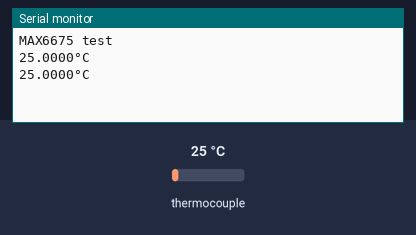
A sketch run on a simulated Arduino Uno, built with avr-gcc and run on an emulated ATmega328P. Parts: the last lines printed to the serial monitor. Inputs (shaded band) come from the test bench; at power-on: thermocouple 25 °C.

Above: at 1.7 s.
1.8 s: thermocouple set to 6 °C
At 3.1 s:
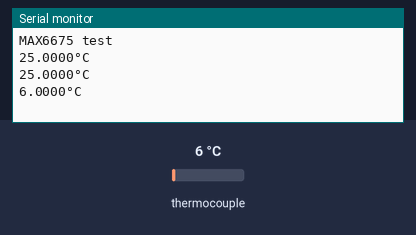
3.3 s: thermocouple set to 75 °C
At 4.1 s:
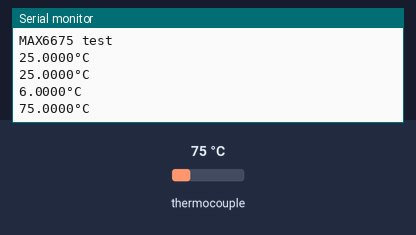
Timing chart, 0 to 6.3 s (numbered marks = the images above; inputs shaded):
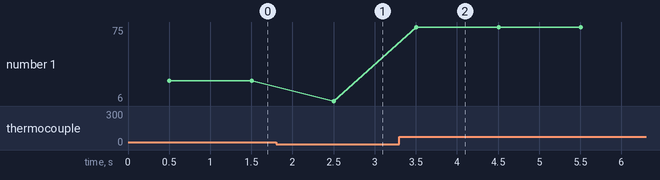

Measured:
- after the input at 1.8 s, the serial monitor: prints a new line after 0.70 s (image 1)
- after the input at 3.3 s, the serial monitor: prints a new line after 0.21 s (image 2)
- plotted number 1: 25 → 6 after the input at 1.8 s, 6 → 75 after the input at 3.3 s

The sketch:

max6675KtypeB.ino
```cpp
// this example is public domain. enjoy!
// www.ladyada.net/learn/sensors/thermocouple

/* **************************************************************************
 *  Circuit:
 *    Arduino Uno   Arduino Mega  -->
 *    CS0: pin  9   CS0: pin  9   -->  CS, CH0
 *    MISO: pin 12  MISO: pin 50  -->  DO
 *    SCK:  pin 13  SCK:  pin 52  -->  CLK
 *    GND           GND           -->  GND
 *    VCC           VCC           -->  Vin
 * **************************************************************************/

// this example is public domain. enjoy!
// www.ladyada.net/learn/sensors/thermocouple

#include "max6675.h"

#define PIN_SCK 3
#define PIN_SC  4
#define PIN_DO  5


//#define PIN_SCK 13
//#define PIN_SC  10
//#define PIN_DO  12

int thermoDO = PIN_DO;
int thermoCS = PIN_SC;
int thermoCLK = PIN_SCK;

MAX6675 thermocouple(thermoCLK, thermoCS, thermoDO);
int vccPin = 3;
int gndPin = 2;

void setup() {
  Serial.begin(9600);
  // use Arduino pins
  //pinMode(vccPin, OUTPUT); digitalWrite(vccPin, HIGH);
  //pinMode(gndPin, OUTPUT); digitalWrite(gndPin, LOW);

  Serial.println("MAX6675 test");
  // wait for MAX chip to stabilize
  delay(500);
}

void loop() {
  // basic readout test, just print the current temp
  double t = thermocouple.readCelsius();

  Serial.print(t, 4);
  Serial.println("°C");

  delay(1000);
}
```
